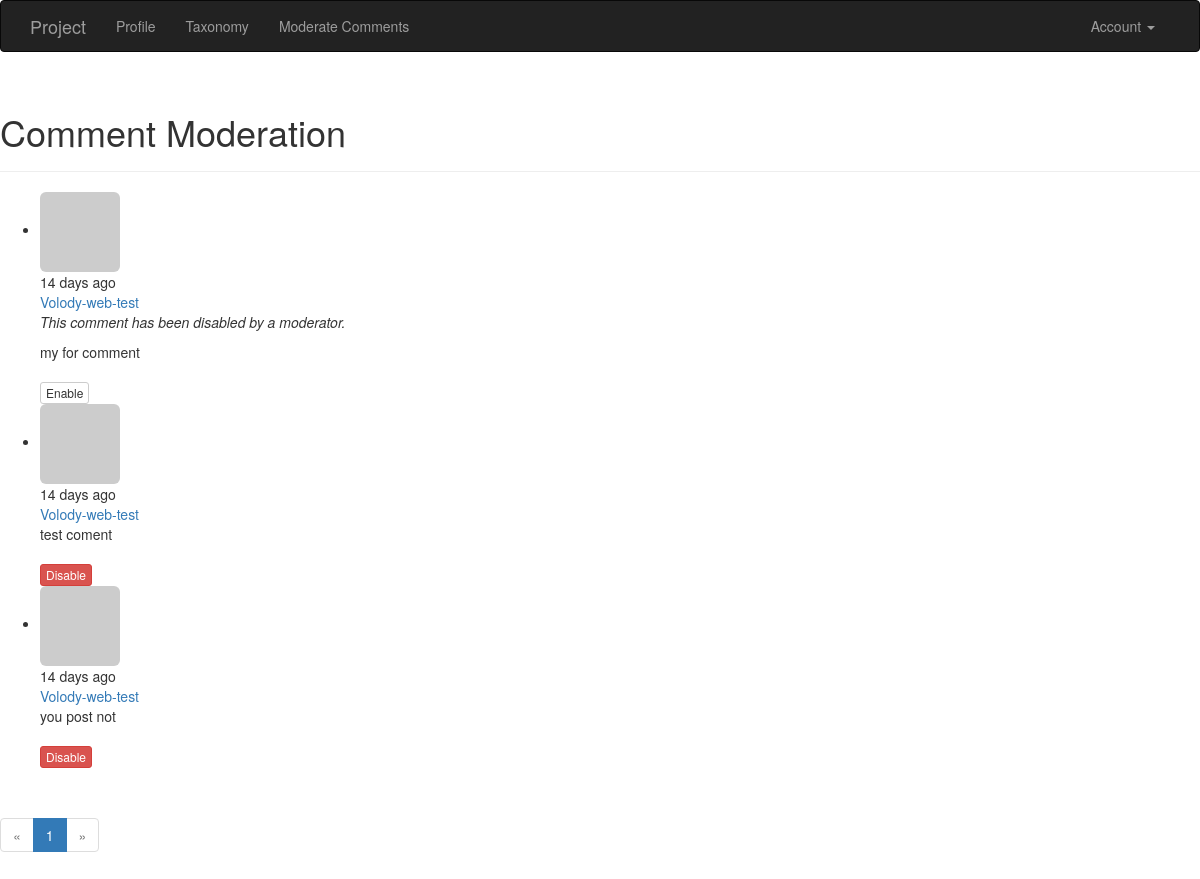
The app's page /moderate (signed in) with its own data.
### app/models.py (models this page shows, shortened)
class Comment(db.Model):
    __tablename__ = 'comments'
    id = db.Column(db.Integer, primary_key=True)
    body = db.Column(db.Text)
    body_html = db.Column(db.Text)
    timestamp = db.Column(db.DateTime, index=True, default=datetime.utcnow)
    disabled = db.Column(db.Boolean)
    author_id = db.Column(db.Integer, db.ForeignKey('users.id'))
    post_id = db.Column(db.Integer, db.ForeignKey('posts.id'))

class User(UserMixin, db.Model):
    __tablename__ = 'users'
    id = db.Column(db.Integer, primary_key=True)
    email = db.Column(db.String(64), unique=True, index=True)
    username = db.Column(db.String(64), unique=True, index=True)
    role_id = db.Column(db.Integer, db.ForeignKey('roles.id'))
    password_hash = db.Column(db.String(128))
    confirmed = db.Column(db.Boolean, default=False)
    name = db.Column(db.String(64))
    location = db.Column(db.String(64))
    about_me = db.Column(db.Text())
    member_since = db.Column(db.DateTime(), default=datetime.utcnow)
    last_seen = db.Column(db.DateTime(), default=datetime.utcnow)
    avatar_hash = db.Column(db.String(32))
    posts = db.relationship('Post', backref='author', lazy='dynamic')
    taxonomy = db.relationship('Taxonomy', backref='author', lazy='dynamic')
    followed = db.relationship('Follow',
                               foreign_keys=[Follow.follower_id],
                               backref=db.backref('follower', lazy='joined'),
                               lazy='dynamic',
                               cascade='all, delete-orphan')
    followers = db.relationship('Follow',
                                foreign_keys=[Follow.followed_id],
                                backref=db.backref('followed', lazy='joined'),
                                lazy='dynamic',
                                cascade='all, delete-orphan')
    comments = db.relationship('Comment', backref='author', lazy='dynamic')
    @property
    def password(self):
        raise AttributeError('password is not a readable attribute')
    def can(self, permissions):
        return self.role is not None and \
            (self.role.permissions & permissions) == permissions
    def ping(self):
        self.last_seen = datetime.utcnow()
        db.session.add(self)
    def gravatar(self, size=100, default='identicon', rating='g'):
        if request.is_secure:
            url = 'https://secure.gravatar.com/avatar'
        else:
            url = 'http://www.gravatar.com/avatar'
        hash = self.avatar_hash or hashlib.md5(
            self.email.encode('utf-8')).hexdigest()
        return '{url}/{hash}?s={size}&d={default}&r={rating}'.format(
            url=url, hash=hash, size=size, default=default, rating=rating)

### app/main/views.py (the view)
@main.route('/moderate')
@login_required
@permission_required(Permission.MODERATE_COMMENTS)
def moderate():
	page = request.args.get('page', 1, type=int)
	pagination = Comment.query.order_by(Comment.timestamp.desc()).paginate(
		page, per_page=current_app.config['FLASKY_COMMENTS_PER_PAGE'],
		error_out=False)
	comments = pagination.items
	return render_template('moderate.html', comments=comments, pagination=pagination, page=page)

### app/auth/views.py (called while the page is built)
@auth.before_app_request
def before_request():
    if current_user.is_authenticated:
        current_user.ping()
        if not current_user.confirmed \
                and request.endpoint \
                and request.endpoint[:5] != 'auth.' \
                and request.endpoint != 'static':
            return redirect(url_for('auth.unconfirmed'))

### app/main/__init__.py (called while the page is built)
@main.app_context_processor
def inject_permissions():
    return dict(Permission=Permission)

### app/models.py (called while the page is built)
@login_manager.user_loader
def load_user(user_id):
    return User.query.get(int(user_id))

### app/templates/moderate.html (shortened to what this page needs)
{% extends "base.html" %}
{% import "_macros.html" as macros %}
{% block content %}
<div class="page-header">
<h1>Comment Moderation</h1>
</div>
{% set moderate = True %}
{% include 'posts/_comments.html' %}
{% if pagination %}
<div class="pagination">
{{ macros.pagination_widget(pagination, '.moderate') }}
</div>
{% endif %}
{% endblock %}

### app/templates/posts/_comments.html
<ul class="comments">
    {% for comment in comments %}
    <li class="comment">
        <div class="comment-thumbnail">
            <a href="{{ url_for('.user', username=comment.author.username) }}">
                <img class="img-rounded profile-thumbnail" src="{{ comment.author.gravatar(size=40) }}">
            </a>
        </div>
        <div class="comment-content">
            <div class="comment-date">{{ moment(comment.timestamp).fromNow() }}</div>
            <div class="comment-author"><a href="{{ url_for('.user', username=comment.author.username) }}">{{ comment.author.username }}</a></div>
            <div class="comment-body">
                {% if comment.disabled %}
                <p><i>This comment has been disabled by a moderator.</i></p>
                {% endif %}
                {% if moderate or not comment.disabled %}
                    {% if comment.body_html %}
                        {{ comment.body_html | safe }}
                    {% else %}
                        {{ comment.body }}
                    {% endif %}
                {% endif %}
            </div>
            {% if moderate %}
                <br>
                {% if comment.disabled %}
                <a class="btn btn-default btn-xs" href="{{ url_for('.moderate_enable', id=comment.id, page=page) }}">Enable</a>
                {% else %}
                <a class="btn btn-danger btn-xs" href="{{ url_for('.moderate_disable', id=comment.id, page=page) }}">Disable</a>
                {% endif %}
            {% endif %}
        </div>
    </li>
    {% endfor %}
</ul>

### records on screen
Comment: timestamp "14 days ago", author.username "Volody-web-test", shows "This comment has been disabled by a moderator.", body_html "my for comment"
Comment: timestamp "14 days ago", author.username "Volody-web-test", body_html "test coment"
Comment: timestamp "14 days ago", author.username "Volody-web-test", body_html "you post not"

### other values on screen
{{ p }} "1"
